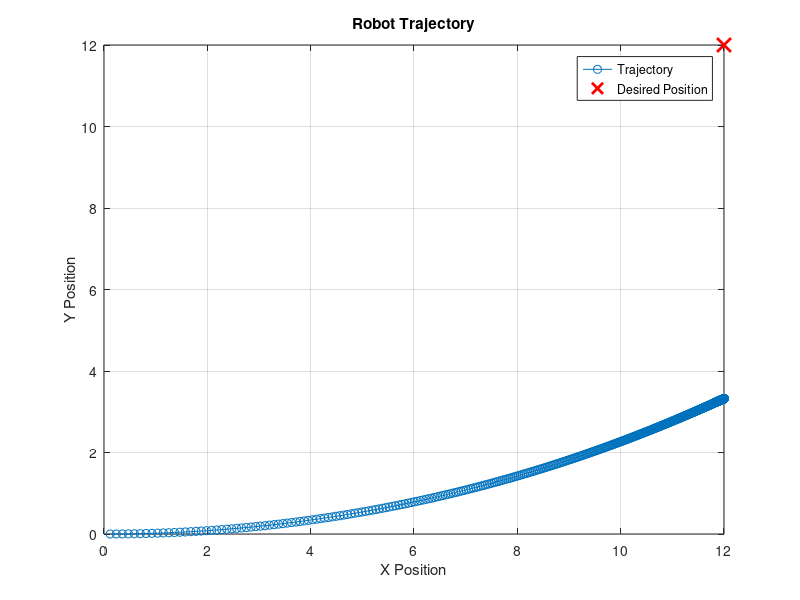
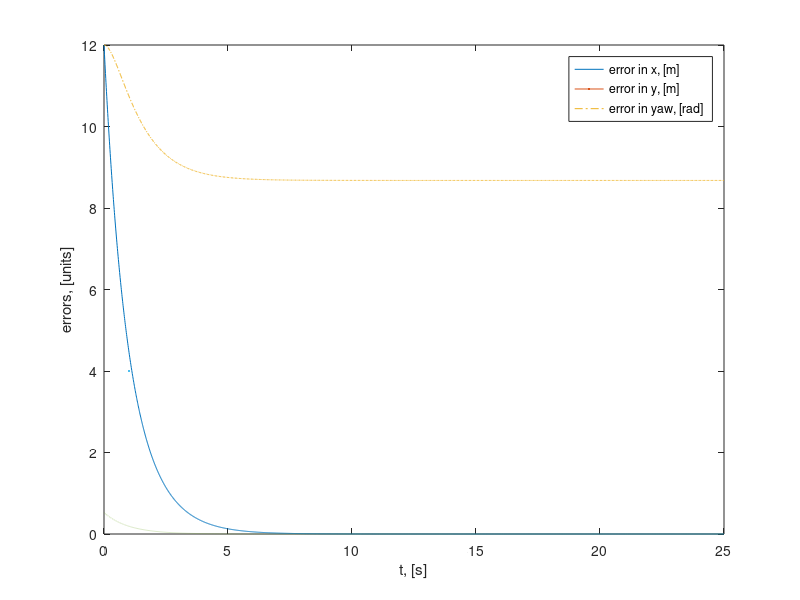

Source code (MATLAB) for these figures, in order:
clc;
clear;
close all;

%% Coordinates

% Initial Position
x_0 = 0;
y_0 = 0;
psi = 0; % Yaw angle
L = 0.1; % Length of the boat

% Desired Position
x_des = 12;
y_des = 12;
psi_des = pi/6;

%% Time parameters
dt = 0.01;
ts = 25;
t = 0:dt:ts;

traj_x = [];
traj_y = [];
psi_s = [];
e_x = [];
e_y=[];
e_p=[];

%% Kinematics
% u: linear velocity, r: yaw turn rate

for k = 1:length(t)
    %% Calculating Error
    error = [(x_des - x_0); (y_des - y_0)];
    error_psi = psi_des - psi;

    % Stop controller if error is small
    if norm(error) < 0.01 && abs(error_psi) < 0.01
        break;
    end

    %% Controller Design
    Kp = 1;
    Kp_psi = 1;
    u = Kp * error(1);
    r = Kp_psi * error_psi;
    u = max(u, 0);  % Prevent reverse movement by ensuring u_x is non-negative
    % Non-holonomic constraint: lateral velocity (v) is 0
    v = 0; 

    % Jacobian matrix (rotation matrix)
    J = [cos(psi) -sin(psi) 0;
         sin(psi)  cos(psi) 0;
         0         0        1];

    vel = [u; v; r];

    out = J * vel;
    x_dot = out(1);
    y_dot = out(2);
    psi_dot = out(3);

    %% Current Position
    x_0 = x_0 + x_dot * dt;
    y_0 = y_0 + y_dot * dt;
    psi = psi + psi_dot * dt;

    % Wrap psi angle to [-pi, pi]
    psi = mod(psi + pi, 2*pi) - pi;

    % Store trajectory
    traj_x(k) = x_0;
    traj_y(k) = y_0;
    psi_s(k) = psi;
    e_x(k)=error(1);
    e_y(k)=error(2);
    e_p(k)=error_psi;
end

%% Plotting
% Plot the trajectory
figure;
plot(traj_x, traj_y, '-o');
hold on;
plot(x_des, y_des, 'rx', 'MarkerSize', 10, 'LineWidth', 2);  % Desired point
xlabel('X Position');
ylabel('Y Position');
title('Robot Trajectory');
legend('Trajectory', 'Desired Position');
grid on;

%% Animation with boat represented as a triangle
% figure;
% for i = 1:length(traj_x)
%     % Extract current positions and orientations
%     x_leader = traj_x(i);
%     y_leader = traj_y(i);
%     psi_leader = psi_s(i);
% 
%     % Define the boat as a triangle
%     boat_length = L;
%     boat_width = 0.5 * L; % Make width proportional to length
% 
%     % Define vertices of the triangle in local coordinates
%     boat_shape = [boat_length, 0; -boat_length/2, boat_width/2; -boat_length/2, -boat_width/2];
% 
%     % Rotation matrix for the boat's orientation
%     R = [cos(psi_leader) -sin(psi_leader);
%          sin(psi_leader) cos(psi_leader)];
% 
%     % Rotate and translate the triangle to the boat's position
%     rotated_boat = (R * boat_shape')';
% 
%     % Shift the boat to its current position
%     x_boat = rotated_boat(:, 1) + x_leader;
%     y_boat = rotated_boat(:, 2) + y_leader;
% 
%     % Plot the trajectory
%     plot(traj_x(1:i), traj_y(1:i), 'r-', 'LineWidth', 1.5);
%     hold on;
% 
%     % Plot the boat as a triangle
%     fill(x_boat, y_boat, 'b'); % Green triangle for the boat
% 
%     % Set axis limits and labels
%     axis equal;
%    % xlim([min(traj_x)-1, max(traj_x)+1]);
%    % ylim([min(traj_y)-1, max(traj_y)+1]);
%     title('Boat Animation');
%     xlabel('X (m)');
%     ylabel('Y (m)');
%     grid on;
% 
%     pause(0.1);
%     hold off;
% end
%% Error Plot
% Assuming 'e' is previously calculated error between leader and follower
figure
plot(t, e_x,'-',LineWidth=4)
hold on
plot(t, e_y,'-.',LineWidth=4)
plot(t, e_p,':',LineWidth=4)

legend('error in x, [m]', 'error in y, [m]', 'error in yaw, [rad]');
%set(gca, 'fontsize', 24)
xlabel('t, [s]');
ylabel('errors, [units]');